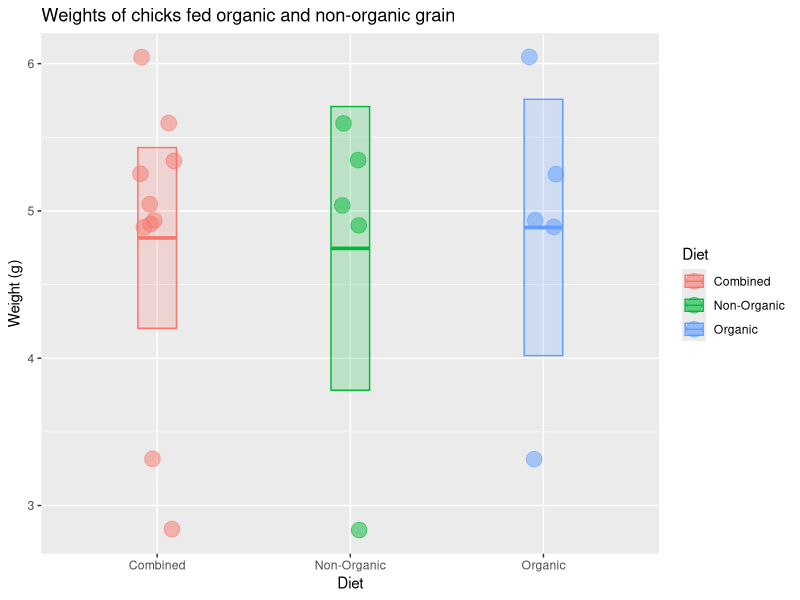

Here is the R script that generated this plot: (Note: this script raises an error after producing the figure.)
## ---- chunk 1
x <- c(6.05, 4.89, 3.32, 4.93, 5.25, 5.04, 4.91, 2.84, 5.60, 5.34)
x
## ---- chunk 2
n<-length(x)  
n # sample size
mean(x)    # mean value
median(x)  # median value
sd(x)      # standard deviation
## ---- chunk 3
sd(x) / sqrt(n)
## ---- chunk 4
sem <- sd(x) / sqrt(n) # standard error of the mean
sem

mean(x) + 1.96 * sem                             # upper limit
mean(x) - 1.96 * sem                             # lower limit
c(mean(x) + 1.96 * sem, mean(x) - 1.96 * sem)    # both limits combined
## ---- chunk 5

library(tidyverse)

# check to make sure you did the part above correctly
# if not, generate some fake x data
if (!exists("x") | !is.numeric(x) | !length(x) == 10) x <- rep(1, 10)

# put the chick data into a data frame
chick_data <-
  tibble::tibble(
    diet = rep(c("Combined", "Combined", "Organic", "Non-Organic"), each = 5),
    weight = c(x, x)
  )

# summarize the chick weights by diet
chick_summary <-
  chick_data %>% 
  group_by(diet) %>% 
  summarize(
    mean = mean(weight),
    median = median(weight),
    sd = sd(weight),
    n = n(),
    sem = sd / sqrt(n),
    upper = mean + 1.96 * sem,   # upper confidence limit
    lower = mean - 1.96 * sem,   # lower confidence limit
    .groups = "drop"
  )

# plot chick weights
ggplot(chick_data, aes(x = diet, y = weight, color = diet, fill = diet)) +
  geom_jitter(size = 5, shape = 21, alpha = 0.5, width = 0.1) +
  geom_crossbar(
    mapping = aes(ymin = lower, ymax = upper, y = mean), 
    data = chick_summary,
    width = 0.2, alpha = 0.2
  ) +
  labs(
    title = "Weights of chicks fed organic and non-organic grain",
    x = "Diet",
    color = "Diet",
    fill = "Diet",
    y = "Weight (g)"
  )

## ---- chunk 6
sessioninfo::session_info()
